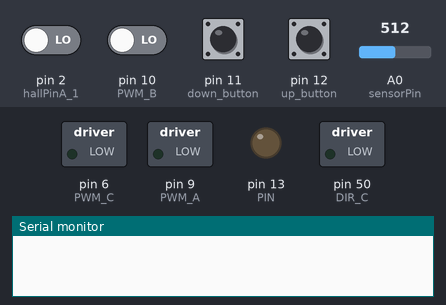
Bench run of a sketch on a simulated Arduino Leonardo, built for the host (arithmetic inside an expression is 32-bit, double 64-bit). On the bench: switched loads named in the sketch (green lamp = pin HIGH), output pins drawn as LEDs (lit = HIGH), the last lines printed to the serial monitor. The test bench sets the inputs (shaded band); at power-on: pin 2 (hallPinA_1), pin 10 (PWM_B), pin 11 (down_button), pin 12 (up_button) LOW, A0 (sensorPin) = 512.

Above: at 1.2 s.
1.3 s: pin 12 (up_button) pulled HIGH for 1 s
At 2.8 s:
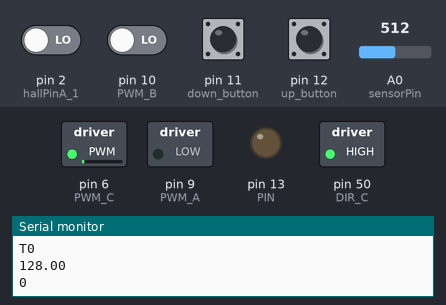
3.9 s: pin 11 (down_button) pulled HIGH for 1 s
At 4.67 s:
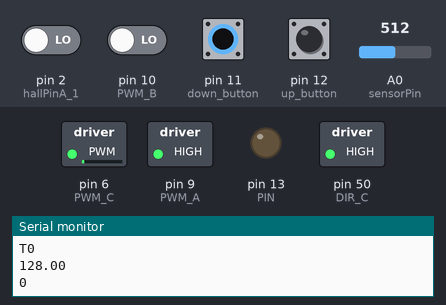
6.9 s: pin 10 (PWM_B) driven HIGH
At 8.1 s:
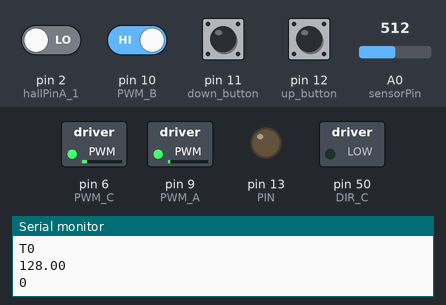
8.4 s: pin 11 (down_button) pulled HIGH for 1 s
At 9.17 s:
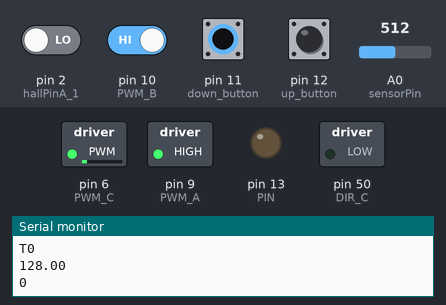
11.4 s: pin 12 (up_button) pulled HIGH for 1 s
At 12.2 s:
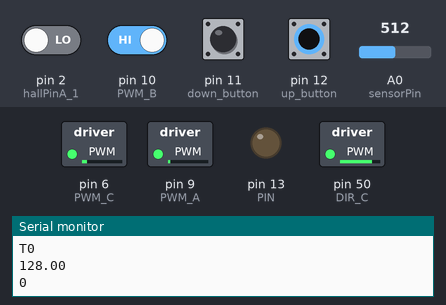
14.0 s: A0 (sensorPin) set to 438
15.5 s: A0 (sensorPin) set to 419
At 15.8 s:
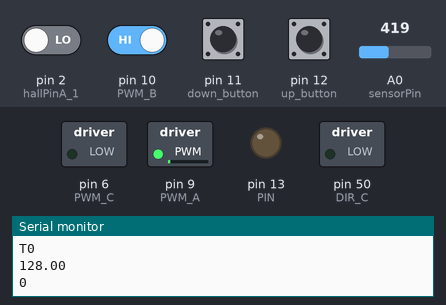
Timing chart, 0 to 18.0 s (numbered marks = the images above; inputs shaded):
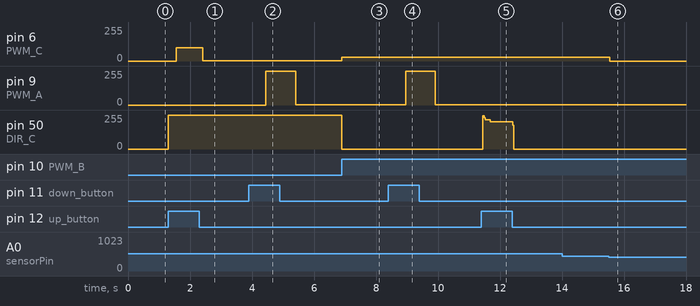

Measured:
- the behaviour switches between 420 and 419 on A0 (sensorPin) (found by bisection; images 5 and 6)
- after the input at 1.3 s, pin 6 (PWM_C): 0/255 → 100/255 after 0.25 s, → 1/255 0.87 s later; pin 50 (DIR_C): 0/255 → 255/255 at once
- after the input at 3.9 s, pin 9 (PWM_A): 0/255 → 255/255 after 0.55 s, → 1/255 0.96 s later
- after the input at 6.9 s, pin 6 (PWM_C): 1/255 → 30/255 at once; pin 50 (DIR_C): 255/255 → 0/255 at once
- after the input at 8.4 s, pin 9 (PWM_A): 1/255 → 255/255 after 0.55 s, → 1/255 0.96 s later
- after the input at 11.4 s, pin 50 (DIR_C): 0/255 → 220/255 after 0.05 s, → 203/255 0.24 s later, → 0/255 0.72 s later
- after the input at 14.0 s, every drawn part: stays the same
- after the input at 15.5 s, pin 6 (PWM_C): 30/255 → 0/255 at once

The sketch:

PIM3_Arduino.ino
```cpp
// --------------motor A I/O for Lift---------
const int DIR_A=22;
const int PWM_A=9;
//----------------motor B I/O --------
const int DIR_B=23;
const int PWM_B=10;
//---------------motor C I/O for hand grip-----------
const int DIR_C=50;
const int PWM_C=6;
const int Max_speed_h=100; // maximum speed of hand grip
//-----------------
const int hallPinA_1 = 2;     // A_the number of the hall effect sensor pin
const int hallPinA_2 = 3;    //// A_the number of the hall effect sensor pin, it is digital input only referens direction
// variables will change:
int hall_A1_counter = 0;          // variable for reading the hall sensor status
int hall_A2_counter = 0;
int PIN=13;
int status=LOW;
int hall_counter=0;
int hall_real=0;
int forward, backward, calibrate;
const int start_position=100;
int duty_c_backward=0;
int duty_c_forward=0;
int duty_c_h_forward=0;
int duty_c_h_backward=0;
char My_position[] = "arduino";
enum my_position {
  MY_POSITION_T0,
  MY_POSITION_T1,
  MY_POSITION_T2,
};

enum my_position my_current_position;

//----------------------------------Sensor_with potentiometer 20K----

int sensorPin = A0;    // select the input pin for the potentiometer
int sensorValue = 0;  // variable to store the value coming from the sensor
// ------------------I/O setup---------------------------
int up_button=12;   // Up button
int down_button=11; // down button
int cal_button=10; // calibrate the hand guide to start position
//------------------------------------------------------

void setup()
{
  Serial.begin(57600);
  pinMode(up_button, INPUT);
  pinMode(down_button, INPUT);
  pinMode(cal_button, INPUT);
  pinMode(PIN, OUTPUT);
  pinMode(DIR_C,OUTPUT);

        // leave other bits as set by arduino init() in wiring.c
//        byte mask = B11111001;
//        TCCR4B &= mask; // TCCR4B is now xxxxx000
//        //
//        // set CS22:20 in TCCR4B see p 156 of datasheet
//        TCCR4B |= (0<<CS22) | (0<<CS21) | (1<<CS20); // same as TCCR4B |= B00000001; TCCR4B is now xxxxx001
////
////
        TCCR2B = TCCR2B & 0b11111000 | 0x01;
        TCCR4B = TCCR4B & 0b11111000 | 0x01;
}

void loop()
{

  sensorValue = analogRead(sensorPin);      // Read value from the potentiometer
  attachInterrupt(0, hall_A, RISING);
  calibrate=digitalRead(cal_button);        //Reading the cal-button
  forward=digitalRead(up_button);           //Reading the forward button
  backward=digitalRead(down_button);        //Reading the backward button
  float handguide_position = sensorValue/4;

                                                  if(calibrate==HIGH)
                                                  {
                                                    if (handguide_position< start_position)
                                                    {

                                                      digitalWrite(DIR_C, HIGH);
                                                      analogWrite(PWM_C, 30);
                                                                  }
                                                    if (handguide_position> start_position)
                                                    {

                                                      digitalWrite(DIR_C, LOW);
                                                      analogWrite(PWM_C, 30);
                                                                }
                                                                //if (handguide_position>100 && handguide_position<120 ) analogWrite(PWM_C, 0);
                                                    if (handguide_position>100 && handguide_position<105 ) analogWrite(PWM_C, 0);
                                                            }
                                                            //if(calibrate==!calibrate) analogWrite(PWM_C, 0);


                //*******************************************************************************************************************

                if (forward==HIGH)
               {


                 switch (my_current_position) {
  case MY_POSITION_T0:    // your hand is on the sensor
    Serial.println("T0");
    if (handguide_position>=80 && handguide_position<=175 && my_current_position ==MY_POSITION_T0)
                 {

                   //code

                       if (handguide_position<130) forward_C();// Handgrip is　going
                       if (handguide_position >130) forward_A(); // lift　is　going
                       if (handguide_position>=175) handgrip_stop(); // // handgrip stops

                 }
    break;
  case MY_POSITION_T1:    // your hand is close to the sensor
    Serial.println("   T1");
    forward_A();
    handgrip_stop();
    break;
  case MY_POSITION_T2:    // your hand is a few inches from the sensor
    Serial.println("         T2");
    forward_A();
    if (handguide_position>=173) backward_C();  // going reverse
    if (handguide_position<=100)
    {
      stop();
      handgrip_stop();
    }
    break;
  default:    // your hand is nowhere near the sensor
    Serial.println("                       T3");
    break;
  }
  Serial.println(handguide_position);
  Serial.println(hall_A1_counter);
               }
//                 if (handguide_position>=97 && handguide_position<=175 && my_current_position ==MY_POSITION_T2)
//                 {
//
//                   //code
//
//                       if (handguide_position<130) forward_C();// Handgrip is　going
//                       if (handguide_position >130) forward_A(); // lift　is　going
//                       if (handguide_position>=175) handgrip_stop(); // // handgrip stops
//
//                 }
//
//
//                 if (my_current_position ==MY_POSITION_T1)
//                 {
//
//                   //code
//                   backward_C();   // hand grip forward
//                   //forward_A(); //// lift  forward
//
//
//                       if (handguide_position>=175) handgrip_stop();
//
//                 }
//
//                 //forward_A();
//                 //attachInterrupt(0, hall_A1plus, FALLING);
//                 //Serial.println("forward");
//                 if (hall_A1_counter>=200)
//                  {
//                    digitalWrite(PIN, HIGH);
//                          }
//                               }


             if (backward==HIGH)
              {
              //  Serial.println("backward");
                backward_A();
               // attachInterrupt(0, hall_A1minus, FALLING);
                if (hall_A1_counter<=200)
                {
                  digitalWrite(PIN, LOW);
                       }
                            }

          if (backward==LOW && forward==LOW)    // if the buttons are released
          {
            stop();
            handgrip_stop();
            duty_c_forward=0;
            duty_c_backward=0;
          }

          if (hall_A1_counter>=0&& hall_A1_counter<=1000) my_current_position = MY_POSITION_T0;
          if (hall_A1_counter>1000&& hall_A1_counter<=1300) my_current_position = MY_POSITION_T1;
          if (hall_A1_counter>=1300&& hall_A1_counter<=3000) my_current_position = MY_POSITION_T2;


//   Serial.println(handguide_position);
//   Serial.println(hall_A1_counter);
  // Serial.println(duty_c_backward);
}

//----------------------------------------------Functions listed below------------------------------------------------------
void hall_A()
{

  if (digitalRead(hallPinA_2)==HIGH)
  {
   hall_A1_counter++;
}
else hall_A1_counter--;
}

//------------------function Motor A forward-------------------------------------
void forward_A()
{
  digitalWrite(DIR_A, HIGH);
  if (duty_c_forward<255)
  {
  duty_c_forward++;
  analogWrite(PWM_A, duty_c_forward);
  delay(2);
  }
}

//------------------function Motor A backward forward----
void backward_A()
{
  digitalWrite(DIR_A, LOW);
  if (duty_c_backward<255)
 {
   duty_c_backward++;
  analogWrite(PWM_A, duty_c_backward);
  delay(2);
 }
}

//------------------function Motor B forward----------------------------------
void forward_B()
{
  digitalWrite(DIR_B, HIGH);
  analogWrite(PWM_B, duty_c_forward);
}

//------------------function Motor B backward ------
void backward_B()
{
  digitalWrite(DIR_B, LOW);
  analogWrite(PWM_B, duty_c_backward);
}

//------------------function Motor C forward----------------------------------
void forward_C()
{
  digitalWrite(DIR_C, HIGH);
  if (duty_c_h_forward<Max_speed_h)
 {
   duty_c_h_forward++;
  analogWrite(PWM_C,duty_c_h_forward);
  delay(2);
 }
}

//------------------function Motor C backward ------
void backward_C()
{
  digitalWrite(DIR_C, LOW);
  if (duty_c_h_backward<Max_speed_h)
 {
   duty_c_h_backward++;
  analogWrite(PWM_C, duty_c_h_backward);
  delay(2);
 }
}

//------------------Stop A&B Motor ------

void stop()
{

  while (duty_c_forward >= 1) {
    analogWrite(PWM_A, duty_c_forward--);
    //analogWrite(PWM_C, duty_c_h_forward--);
    delay(2);
  }

  while (duty_c_backward >= 1) {
    analogWrite(PWM_A, duty_c_backward--);
    //analogWrite(PWM_C, duty_c_h_backward--);
    delay(2);
  }
}


void handgrip_stop()
{

  if (duty_c_h_forward >= 1) {
    analogWrite(PWM_C, duty_c_h_forward--);
    delay(1);
  }

 if (duty_c_h_backward >= 1) {
    analogWrite(PWM_C, duty_c_h_backward--);
    delay(1);
  }
}
```
